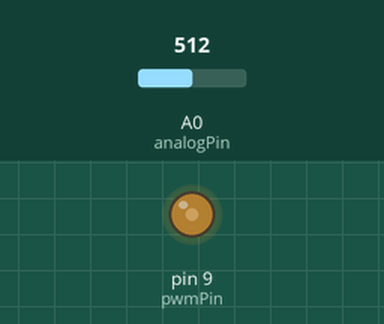
Recording of a sketch running on a simulated Arduino Uno, built with avr-gcc and run on an emulated ATmega328P. Parts: output pins drawn as LEDs (lit = HIGH). The inputs (shaded band) are chosen by the test bench; at power-on: A0 (analogPin) = 512. What the sketch prints to the serial monitor is not drawn.

Above: at 0.05 s.
At 0.45 s:
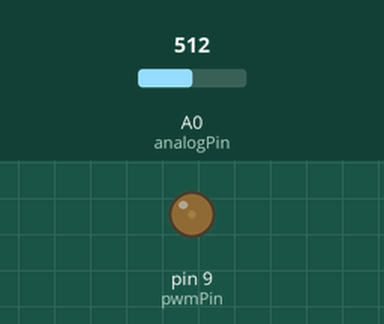
Timing chart, 0 to 3.0 s (numbered marks = the images above):
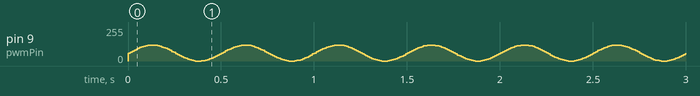

The sketch:

generador_biosenal.ino
```cpp
const int pwmPin = 9;       // Pin que genera la señal
const int analogPin = A0;   // Pin que lee la señal del nodo sumador
const float freq = 2.0;     // Frecuencia de 2 Hz

void setup() {
  pinMode(pwmPin, OUTPUT);
  Serial.begin(9600);       // Inicio del Serial Plotter
}

void loop() {
  unsigned long currentMillis = millis();
  float t = currentMillis / 1000.0;
  int pwmValue = (sin(2 * PI * freq * t) + 1.0) * 60;
  analogWrite(pwmPin, pwmValue);

  // Leemos el nodo sumador desde el pin A0
  int rawValue = analogRead(analogPin);

  // Convertimos el valor digital (0-1023) a voltaje real (0-5V)
  float voltage = rawValue * (5.0 / 1023.0);

  // Envía el voltaje final al Serial Plotter
  Serial.println(voltage);
  delay(10);
}
```
